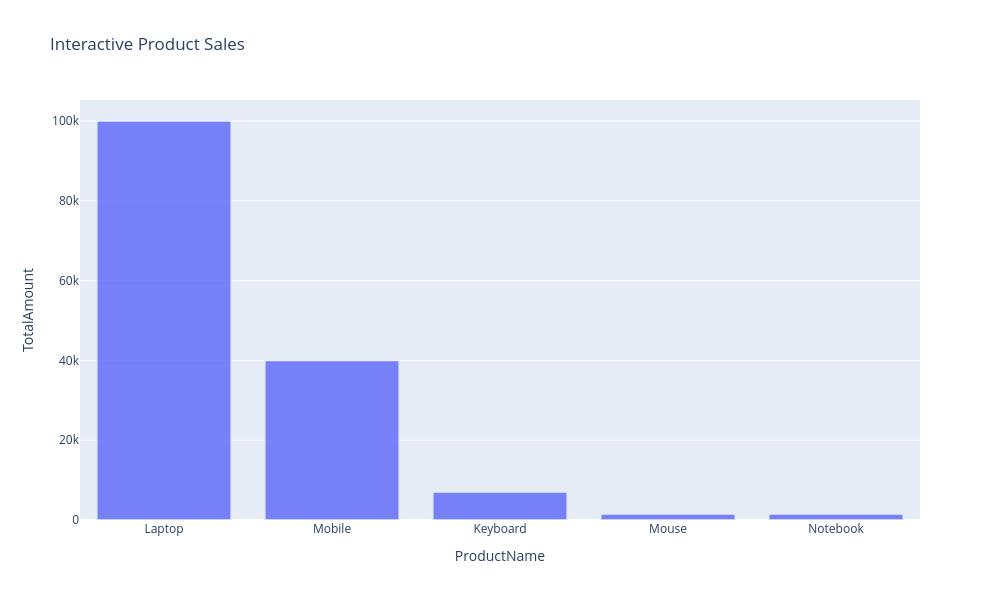

This figure's notebook cell:
### Markdown cell above
Interactive Visualization Using Plotly

### Code cell
fig = px.bar(sales_per_product,x='ProductName',y='TotalAmount',title='Interactive Product Sales')
fig.update_layout(height=600,width=1000)
fig.update_traces(textposition='outside',marker_line_width=1.5,opacity=0.85)
fig.update_yaxes(showgrid=True,gridwidth=1)
fig.update_xaxes(showgrid=False)
fig.show()

### Figure 1 — Plotly figure (JSON) as saved in the notebook; plotly's stock layout.template omitted (floating-point values rounded to 4 significant figures)
{"data": [{"hovertemplate": "ProductName=%{x}<br>TotalAmount=%{y}<extra></extra>", "legendgroup": "", "marker": {"color": "#636efa", "line": {"width": 1.5}, "pattern": {"shape": ""}}, "name": "", "opacity": 0.85, "orientation": "v", "showlegend": false, "textposition": "outside", "type": "bar", "x": ["Laptop", "Mobile", "Keyboard", "Mouse", "Notebook"], "xaxis": "x", "y": [100000.0, 40000.0, 7000.0, 1500.0, 1500.0], "yaxis": "y"}], "layout": {"barmode": "relative", "height": 600, "legend": {"tracegroupgap": 0}, "title": {"text": "Interactive Product Sales"}, "width": 1000, "xaxis": {"anchor": "y", "domain": [0, 1], "showgrid": false, "title": {"text": "ProductName"}}, "yaxis": {"anchor": "x", "domain": [0, 1], "gridwidth": 1, "showgrid": true, "title": {"text": "TotalAmount"}}}}
